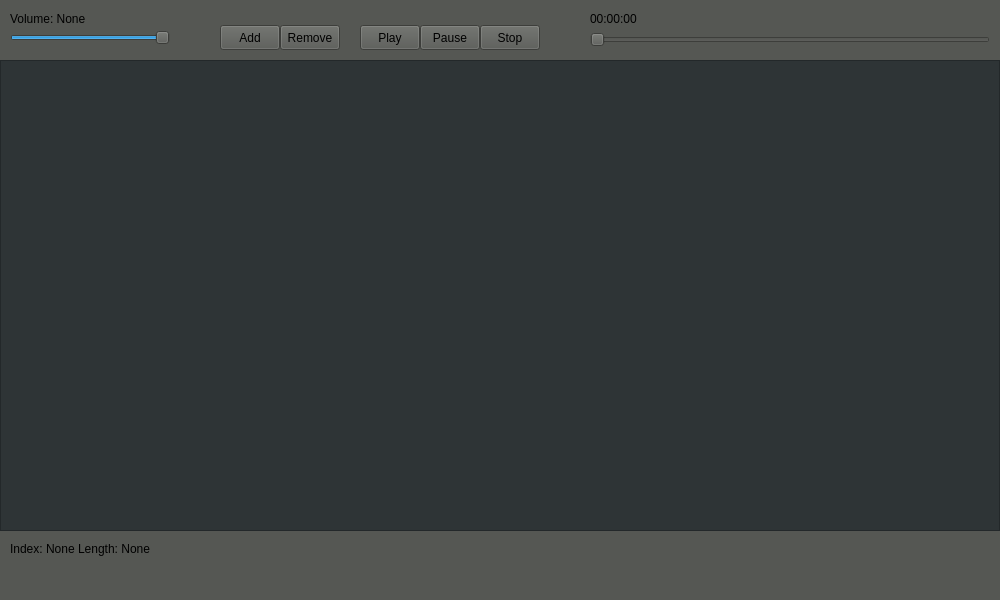
<?xml version="1.0" encoding="UTF-8"?>
<ui version="4.0">
 <class>MainWindow</class>
 <widget class="QMainWindow" name="MainWindow">
  <property name="geometry">
   <rect>
    <x>0</x>
    <y>0</y>
    <width>1000</width>
    <height>600</height>
   </rect>
  </property>
  <property name="windowTitle">
   <string>TunedIn</string>
  </property>
  <property name="styleSheet">
   <string notr="true">background-color: rgb(85, 87, 83);</string>
  </property>
  <widget class="QWidget" name="centralwidget">
   <widget class="QListWidget" name="musicList">
    <property name="geometry">
     <rect>
      <x>0</x>
      <y>60</y>
      <width>1000</width>
      <height>471</height>
     </rect>
    </property>
    <property name="mouseTracking">
     <bool>false</bool>
    </property>
    <property name="styleSheet">
     <string notr="true">color: rgb(255, 255, 255);
background-color: rgb(46, 52, 54);</string>
    </property>
    <property name="selectionMode">
     <enum>QAbstractItemView::ExtendedSelection</enum>
    </property>
    <property name="selectionBehavior">
     <enum>QAbstractItemView::SelectItems</enum>
    </property>
   </widget>
   <widget class="QLabel" name="songInfo">
    <property name="geometry">
     <rect>
      <x>10</x>
      <y>540</y>
      <width>181</width>
      <height>17</height>
     </rect>
    </property>
    <property name="text">
     <string>Index: None Length: None</string>
    </property>
    <property name="alignment">
     <set>Qt::AlignLeading|Qt::AlignLeft|Qt::AlignVCenter</set>
    </property>
   </widget>
   <widget class="QSlider" name="volumeSlider">
    <property name="geometry">
     <rect>
      <x>10</x>
      <y>30</y>
      <width>160</width>
      <height>16</height>
     </rect>
    </property>
    <property name="maximum">
     <number>100</number>
    </property>
    <property name="value">
     <number>100</number>
    </property>
    <property name="orientation">
     <enum>Qt::Horizontal</enum>
    </property>
   </widget>
   <widget class="QLabel" name="volumeInfo">
    <property name="geometry">
     <rect>
      <x>10</x>
      <y>10</y>
      <width>101</width>
      <height>17</height>
     </rect>
    </property>
    <property name="text">
     <string>Volume: None</string>
    </property>
   </widget>
   <widget class="QSlider" name="songPosition">
    <property name="geometry">
     <rect>
      <x>590</x>
      <y>30</y>
      <width>400</width>
      <height>20</height>
     </rect>
    </property>
    <property name="maximum">
     <number>100</number>
    </property>
    <property name="value">
     <number>0</number>
    </property>
    <property name="orientation">
     <enum>Qt::Horizontal</enum>
    </property>
   </widget>
   <widget class="QLabel" name="songProgressInfo">
    <property name="geometry">
     <rect>
      <x>590</x>
      <y>10</y>
      <width>101</width>
      <height>17</height>
     </rect>
    </property>
    <property name="text">
     <string>00:00:00</string>
    </property>
   </widget>
   <widget class="QPushButton" name="songPlay">
    <property name="geometry">
     <rect>
      <x>360</x>
      <y>25</y>
      <width>60</width>
      <height>25</height>
     </rect>
    </property>
    <property name="text">
     <string>Play</string>
    </property>
   </widget>
   <widget class="QPushButton" name="songPause">
    <property name="geometry">
     <rect>
      <x>420</x>
      <y>25</y>
      <width>60</width>
      <height>25</height>
     </rect>
    </property>
    <property name="text">
     <string>Pause</string>
    </property>
   </widget>
   <widget class="QPushButton" name="songStop">
    <property name="geometry">
     <rect>
      <x>480</x>
      <y>25</y>
      <width>60</width>
      <height>25</height>
     </rect>
    </property>
    <property name="text">
     <string>Stop</string>
    </property>
   </widget>
   <widget class="QPushButton" name="songAdd">
    <property name="geometry">
     <rect>
      <x>220</x>
      <y>25</y>
      <width>60</width>
      <height>25</height>
     </rect>
    </property>
    <property name="text">
     <string>Add</string>
    </property>
   </widget>
   <widget class="QPushButton" name="songRemove">
    <property name="geometry">
     <rect>
      <x>280</x>
      <y>25</y>
      <width>60</width>
      <height>25</height>
     </rect>
    </property>
    <property name="text">
     <string>Remove</string>
    </property>
   </widget>
  </widget>
  <widget class="QMenuBar" name="menubar">
   <property name="geometry">
    <rect>
     <x>0</x>
     <y>0</y>
     <width>1000</width>
     <height>22</height>
    </rect>
   </property>
  </widget>
  <widget class="QStatusBar" name="statusbar"/>
 </widget>
 <resources/>
 <connections/>
</ui>
